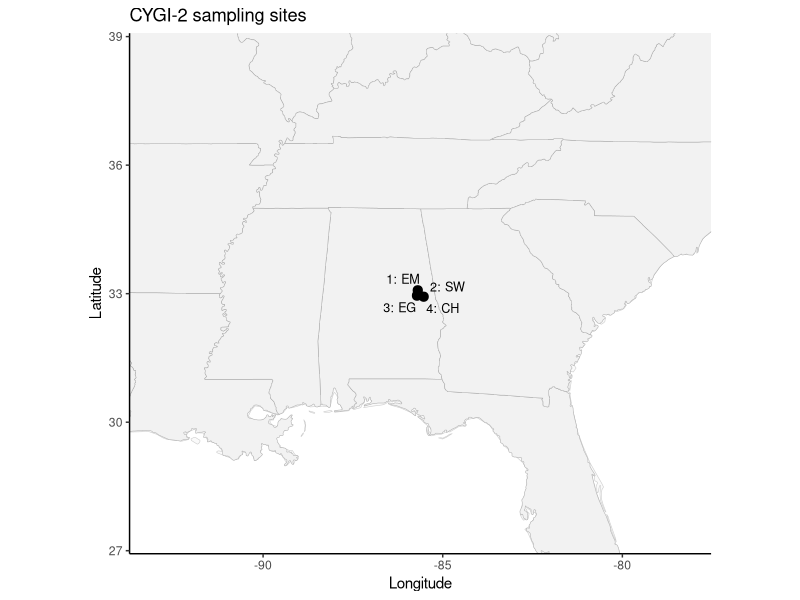
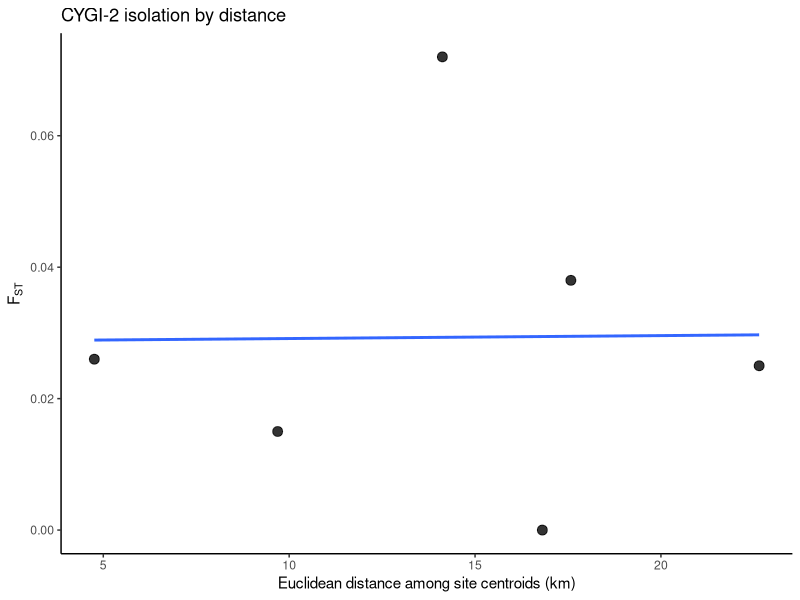

Generate these figures, in order, with R: (Note: this script raises an error after producing the figures.)
# -----------------------------
# CYGI-2 Tallapoosa shiner
# Cyprinella gibbsi
# river tributaries only from Fluker et al. 2014
# pairwise microsatellite FST from Table S2
# -----------------------------

library(ggplot2)
library(ggrepel)
library(dplyr)
library(maps)
library(geosphere)

# ------------------------------
# paths
# ------------------------------
save_dir <- "/Users/johnmccall/Library/CloudStorage/OneDrive-TheOhioStateUniversity/Spring_2026/Landgen_DGS/DGS-Patterns-of-Fish-Diversity/DGS-Patterns-of-Fish-Diversity/Objective 2/Data/CYGI-2"
data_dir <- file.path(save_dir, "data")

# -----------------------------
# 1) site coordinates
# microsatellite sample localities from Table 1
# -----------------------------
CYGI_2_coords <- data.frame(
  site = as.character(1:4),
  code = c("EM", "SW", "EG", "CH"),
  site_name = c(
    "Emuckfaw Creek at Co. Rd. 98",
    "Sweetwater Creek at Sweetwater Rd.",
    "Eagle Creek at Russell Ida Rd.",
    "Little Chatahospee Creek at Co. Rd. 66"
  ),
  lat = c(
    33.07889,
    32.99184,
    32.95336,
    32.92917
  ),
  lon = c(
    -85.69472,
    -85.69430,
    -85.71649,
    -85.53056
  ),
  stringsAsFactors = FALSE
)

# -----------------------------
# 2) FST matrix
# Table S2, Cyprinella gibbsi values are ABOVE diagonal
# order: EM, SW, EG, CH
# -----------------------------
CYGI_2_fst <- matrix(
  c(
    0.000, 0.015, 0.072, 0.025,
    0.015, 0.000, 0.026, -0.002,
    0.072, 0.026, 0.000, 0.038,
    0.025, -0.002, 0.038, 0.000
  ),
  nrow = 4,
  byrow = TRUE
)

rownames(CYGI_2_fst) <- CYGI_2_coords$site
colnames(CYGI_2_fst) <- CYGI_2_coords$site

CYGI_2_fst[CYGI_2_fst < 0] <- 0
diag(CYGI_2_fst) <- 0

# -----------------------------
# 3) inspect
# -----------------------------
print(CYGI_2_coords)
print(round(CYGI_2_fst, 3))

cat("\nSite key:\n")
cat("1 = EM = Emuckfaw Creek\n")
cat("2 = SW = Sweetwater Creek\n")
cat("3 = EG = Eagle Creek\n")
cat("4 = CH = Little Chatahospee Creek\n")

# -----------------------------
# 4) map with US + Canada
# -----------------------------
world_map <- map_data("world") |>
  dplyr::filter(region %in% c("USA", "Canada"))

states_map <- map_data("state")

x_pad <- 8
y_pad <- 6

xlim_use <- range(CYGI_2_coords$lon) + c(-x_pad, x_pad)
ylim_use <- range(CYGI_2_coords$lat) + c(-y_pad, y_pad)

p_map <- ggplot() +
  geom_polygon(
    data = world_map,
    aes(x = long, y = lat, group = group),
    fill = "gray98",
    color = "gray80",
    linewidth = 0.2
  ) +
  geom_polygon(
    data = states_map,
    aes(x = long, y = lat, group = group),
    fill = "gray95",
    color = "gray70",
    linewidth = 0.2
  ) +
  geom_point(
    data = CYGI_2_coords,
    aes(x = lon, y = lat),
    size = 2.8
  ) +
  geom_text_repel(
    data = CYGI_2_coords,
    aes(x = lon, y = lat, label = paste0(site, ": ", code)),
    size = 3.2,
    max.overlaps = 100
  ) +
  coord_quickmap(
    xlim = xlim_use,
    ylim = ylim_use,
    expand = FALSE
  ) +
  theme_classic() +
  labs(
    title = "CYGI-2 sampling sites",
    x = "Longitude",
    y = "Latitude"
  )

print(p_map)

# -----------------------------
# 5) IBD plot
# -----------------------------
geo_dist_km <- geosphere::distm(
  as.matrix(CYGI_2_coords[, c("lon", "lat")]),
  fun = geosphere::distHaversine
) / 1000

rownames(geo_dist_km) <- CYGI_2_coords$site
colnames(geo_dist_km) <- CYGI_2_coords$site

ibd_df <- data.frame(
  site1   = rownames(CYGI_2_fst)[row(CYGI_2_fst)[upper.tri(CYGI_2_fst)]],
  site2   = colnames(CYGI_2_fst)[col(CYGI_2_fst)[upper.tri(CYGI_2_fst)]],
  fst     = CYGI_2_fst[upper.tri(CYGI_2_fst)],
  dist_km = geo_dist_km[upper.tri(geo_dist_km)]
)

p_ibd <- ggplot(ibd_df, aes(x = dist_km, y = fst)) +
  geom_point(size = 3, alpha = 0.8) +
  geom_smooth(method = "lm", se = FALSE) +
  theme_classic() +
  labs(
    title = "CYGI-2 isolation by distance",
    x = "Euclidean distance among site centroids (km)",
    y = expression(F[ST])
  )

print(p_ibd)

# -----------------------------
# 6) save
# -----------------------------
save(
  CYGI_2_fst,
  CYGI_2_coords,
  file = file.path(data_dir, "CYGI-2.RData")
)
